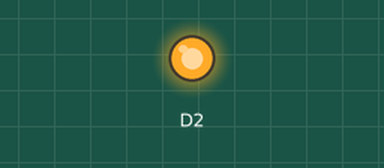
Simulated run of this sketch. Board: ESP8266 (NodeMCU). On the bench: output pins drawn as LEDs (lit = HIGH). What the sketch prints to the serial monitor is not drawn.

Above: at 0.1 s.
Timing chart, 0 to 1.6 s (numbered marks = the images above):
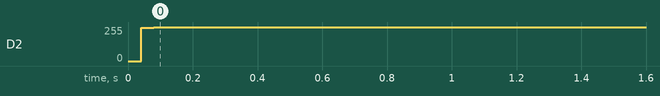

The sketch:

P25QxxDRIVER.ino
```cpp
#include "P25Qxx.h"

const int CS = D2; // your CS pin

P25Qxx flash(CS); // use default SPISettings(8MHz, MSB, MODE0)

void setup() {
  Serial.begin(115200);
  while(!Serial) {}
  flash.begin(); // if you need custom pins: flash.begin(miso_pin, sck_pin, mosi_pin);

  Serial.println("JEDEC:");
  auto id = flash.readJEDEC();
  Serial.printf(" JEDEC: %02X %02X %02X\n", id.manufacturer, id.type, id.capacity);
  Serial.println(flash.identifyString());

  // Simple read example (read first 256 bytes)
  uint8_t buf[256];
  flash.readData(0, buf, sizeof(buf));
  Serial.println("First 16 bytes:");
  for (int i=0;i<16;i++) Serial.printf("%02X ", buf[i]);
  Serial.println();

  // Erase first sector (4K) then write small pattern
  flash.setEraseType(P25Qxx::ERASE_4K);
  Serial.println("Erasing sector 0...");
  if (!flash.erase(0)) Serial.println("Erase timeout!");
  else Serial.println("Erase OK");

  // write "Hello" into addr 0
  const char* msg = "Hello SPI FLASH!";
  if (!flash.writeBuffer(0, (const uint8_t*)msg, strlen(msg)+1)) Serial.println("Write failed");
  else Serial.println("Write OK");

  Serial.println("Reading back:");
  memset(buf,0,sizeof(buf));
  flash.readData(0, buf, 32);
  Serial.println((char*)buf);
}

void loop() {
  // nothing
}
```

P25Qxx.h
```cpp
// (licence header left out)
#ifndef P25QXX_H
#define P25QXX_H

#include <Arduino.h>
#include <SPI.h>

class P25Qxx {
public:
  // Erase unit selection
  enum EraseType {
    ERASE_4K,
    ERASE_64K
  };

  struct JedecID {
    uint8_t manufacturer;
    uint8_t type;
    uint8_t capacity;
  };

  // Constructor: csPin is the CS/SS pin number (use board constant like D2 if defined)
  P25Qxx(uint8_t csPin, SPISettings settings = SPISettings(8000000, MSBFIRST, SPI_MODE0)) :
    _cs(csPin), _spiSettings(settings), _eraseType(ERASE_64K) {
  }

  // Initialize SPI and CS pin. If you need custom MOSI/MISO/SCK, call SPI.setPins(...) before begin()
  void begin() {
    pinMode(_cs, OUTPUT);
    digitalWrite(_cs, HIGH);
    SPI.begin();
  }

  // Optionally allow changing SPI pins before calling begin()
  void begin(uint8_t miso, uint8_t sck, uint8_t mosi) {
    SPI.setPins(miso, sck, mosi);
    begin();
  }

  // Read simple JEDEC ID (0x9F)
  JedecID readJEDEC() {
    JedecID id{0,0,0};
    _select();
    SPI.beginTransaction(_spiSettings);
    SPI.transfer(0x9F);
    id.manufacturer = SPI.transfer(0x00);
    id.type         = SPI.transfer(0x00);
    id.capacity     = SPI.transfer(0x00);
    SPI.endTransaction();
    _deselect();
    return id;
  }

  // Read SFDP (returns up to "len" bytes into buffer; user provides buffer)
  // addr is 24-bit SFDP address (usually 0)
  bool readSFDP(uint32_t addr, uint8_t *buf, size_t len) {
    if (!buf || len == 0) return false;
    _select();
    SPI.beginTransaction(_spiSettings);
    SPI.transfer(0x5A); // READ SFDP
    SPI.transfer((addr >> 16) & 0xFF);
    SPI.transfer((addr >> 8) & 0xFF);
    SPI.transfer(addr & 0xFF);
    SPI.transfer(0x00); // 8 dummy cycles for SFDP (common)
    for (size_t i = 0; i < len; ++i) buf[i] = SPI.transfer(0x00);
    SPI.endTransaction();
    _deselect();
    return true;
  }

  // Read data (standard read 0x03) into buffer (up to size)
  bool readData(uint32_t address, uint8_t *buf, size_t len) {
    if (!buf || len == 0) return false;
    _select();
    SPI.beginTransaction(_spiSettings);
    SPI.transfer(0x03);
    SPI.transfer((address >> 16) & 0xFF);
    SPI.transfer((address >> 8) & 0xFF);
    SPI.transfer(address & 0xFF);
    for (size_t i=0;i<len;i++) buf[i] = SPI.transfer(0x00);
    SPI.endTransaction();
    _deselect();
    return true;
  }

  // Fast read (0x0B) using a dummy byte (faster clocks)
  bool fastRead(uint32_t address, uint8_t* buf, size_t len) {
    if (!buf || len == 0) return false;
    _select();
    SPI.beginTransaction(_spiSettings);
    SPI.transfer(0x0B);
    SPI.transfer((address >> 16) & 0xFF);
    SPI.transfer((address >> 8) & 0xFF);
    SPI.transfer(address & 0xFF);
    SPI.transfer(0x00); // dummy
    for (size_t i=0;i<len;i++) buf[i] = SPI.transfer(0x00);
    SPI.endTransaction();
    _deselect();
    return true;
  }

  // Page program (up to 256 bytes). addr must be within page boundaries as typical for page program.
  // This does NOT split across pages automatically.
  bool pageProgram(uint32_t address, const uint8_t* data, size_t len, uint32_t timeoutMs = 3000) {
    if (!data || len == 0 || len > 256) return false;
    writeEnable();
    _select();
    SPI.beginTransaction(_spiSettings);
    SPI.transfer(0x02); // PAGE PROGRAM
    SPI.transfer((address >> 16) & 0xFF);
    SPI.transfer((address >> 8) & 0xFF);
    SPI.transfer(address & 0xFF);
    for (size_t i=0;i<len;i++) SPI.transfer(data[i]);
    SPI.endTransaction();
    _deselect();
    return waitForReady(timeoutMs);
  }

  // Write a buffer of arbitrary length — will split into pageProgram calls automatically
  bool writeBuffer(uint32_t addr, const uint8_t* buf, size_t len, uint32_t timeoutMsPerPage = 3000) {
    if (!buf || len == 0) return false;
    size_t remaining = len;
    uint32_t a = addr;
    const uint8_t* p = buf;

    while (remaining > 0) {
      uint16_t pageOffset = a & 0xFF;
      uint16_t toWrite = min<size_t>(256 - pageOffset, remaining);
      if (!pageProgram(a, p, toWrite, timeoutMsPerPage)) return false;
      a += toWrite;
      p += toWrite;
      remaining -= toWrite;
    }
    return true;
  }

  // Erase functions
  bool eraseSector4K(uint32_t address, uint32_t timeoutMs = 4000) {
    writeEnable();
    _select();
    SPI.beginTransaction(_spiSettings);
    SPI.transfer(0x20); // 4K SECTOR ERASE
    SPI.transfer((address >> 16) & 0xFF);
    SPI.transfer((address >> 8) & 0xFF);
    SPI.transfer(address & 0xFF);
    SPI.endTransaction();
    _deselect();
    return waitForReady(timeoutMs);
  }

  bool eraseBlock64K(uint32_t address, uint32_t timeoutMs = 10000) {
    writeEnable();
    _select();
    SPI.beginTransaction(_spiSettings);
    SPI.transfer(0xD8); // 64K BLOCK ERASE (also 0x52 sometimes supported)
    SPI.transfer((address >> 16) & 0xFF);
    SPI.transfer((address >> 8) & 0xFF);
    SPI.transfer(address & 0xFF);
    SPI.endTransaction();
    _deselect();
    return waitForReady(timeoutMs);
  }

  // Chip erase (C7 or 60)
  bool chipErase(uint32_t timeoutMs = 60000) {
    writeEnable();
    _select();
    SPI.beginTransaction(_spiSettings);
    SPI.transfer(0xC7); // CHIP ERASE (also 0x60 is common)
    SPI.endTransaction();
    _deselect();
    return waitForReady(timeoutMs);
  }

  // Choose which erase type the high-level erase() uses
  void setEraseType(EraseType et) {
    _eraseType = et;
  }

  // Erase at address using preferred erase type (or falls back)
  bool erase(uint32_t address) {
    if (_eraseType == ERASE_64K) {
      return eraseBlock64K(address);
    } else {
      return eraseSector4K(address);
    }
  }

  // Read status register (RDSR 0x05)
  uint8_t readStatus() {
    uint8_t r;
    _select();
    SPI.beginTransaction(_spiSettings);
    SPI.transfer(0x05);
    r = SPI.transfer(0x00);
    SPI.endTransaction();
    _deselect();
    return r;
  }

  // Write enable/disable
  void writeEnable() {
    _select();
    SPI.beginTransaction(_spiSettings);
    SPI.transfer(0x06); // WREN
    SPI.endTransaction();
    _deselect();
  }

  void writeDisable() {
    _select();
    SPI.beginTransaction(_spiSettings);
    SPI.transfer(0x04); // WRDI
    SPI.endTransaction();
    _deselect();
  }

  // Wait until WIP==0 or timeout
  bool waitForReady(uint32_t timeoutMs = 5000) {
    uint32_t start = millis();
    while (millis() - start < timeoutMs) {
      uint8_t st = readStatus();
      if ((st & 0x01) == 0) return true; // WIP cleared
      delay(1);
    }
    return false; // timed out
  }

  // Deep power down and wake
  void deepPowerDown() {
    _select();
    SPI.beginTransaction(_spiSettings);
    SPI.transfer(0xB9); // DEEP POWER DOWN (common)
    SPI.endTransaction();
    _deselect();
    delay(1);
  }

  void releasePowerDown() {
    // Many chips allow 0xAB to release; alternatively sending 0xAB+3addr+dummy then read ID. Use 0xAB here.
    _select();
    SPI.beginTransaction(_spiSettings);
    SPI.transfer(0xAB);
    SPI.endTransaction();
    _deselect();
    delay(1);
  }

  // Convenience: read manufacturer+type+capacity and return readable string
  String identifyString() {
    JedecID id = readJEDEC();
    char buf[64];
    snprintf(buf, sizeof(buf), "MFG 0x%02X TYPE 0x%02X CAP 0x%02X", id.manufacturer, id.type, id.capacity);
    return String(buf);
  }

private:
  uint8_t _cs;
  SPISettings _spiSettings;
  EraseType _eraseType;

  void _select() {
    digitalWrite(_cs, LOW);
  }
  void _deselect() {
    digitalWrite(_cs, HIGH);
  }
};

#endif // P25QXX_H
```

Measured:
- by itself, D2: 0/255 → 255/255 at 0.04 s
